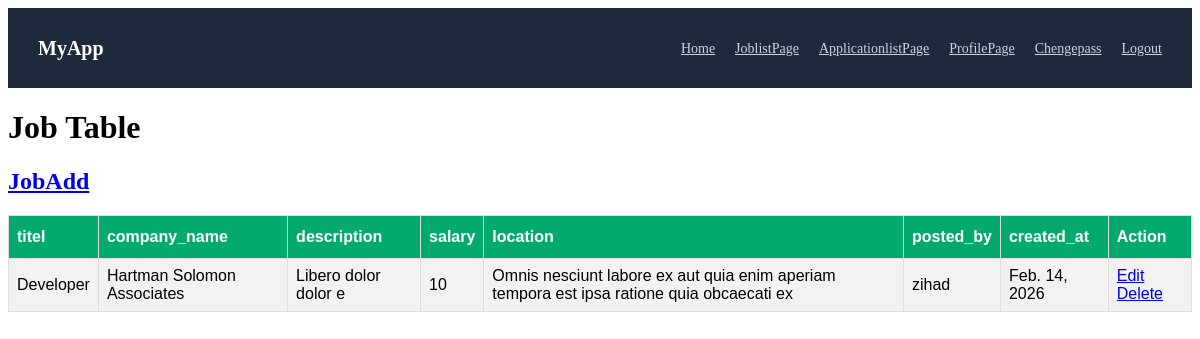
/Joblist/ (signed in), run on the app's committed database.
### myapp/models.py (models this page shows, shortened)
class JobModel(models.Model):
    titel=models.CharField(max_length=100,null=True)
    company_name=models.CharField(max_length=100,null=True)
    description=models.TextField(null=True)
    salary=models.IntegerField(null=True)
    location=models.CharField(max_length=200,null=True)
    posted_by=models.ForeignKey(UserModel,on_delete=models.CASCADE,null=True)
    created_at=models.DateField(auto_now_add=True)

class UserModel(AbstractUser):
    ROLES=[
        ('Job_Seeker','Job_Seeker'),
        ('Recruiter','Recruiter'),
    ]
    roles=models.CharField(choices=ROLES,max_length=100,null=True)
    def __str__(self):
        return self.username

### myapp/views.py (the view)
# urls.py: path('Joblist/',Joblist,name='Joblist'),
def Joblist(r):
    j_data=JobModel.objects.all()
    context={
        'j_data':j_data
    }
    return render (r,'Joblist.html',context)

### myapp/templates/joblist.html (shortened to what this page needs)
{% extends 'home.html' %}
{% block body %}
    <!DOCTYPE html>
<html>
<head>
</head>
<body>
<h1>Job Table</h1>
<h2><a href="{% url 'JobAdd' %}">JobAdd</a></h2>
<table>
  <tr>
    <th>titel</th>
    <th>company_name</th>
    <th>description</th>
    <th>salary</th>
    <th>location</th>
    <th>posted_by</th>
    <th>created_at</th>
    <th>Action</th>
  </tr>
  {% for i in j_data %}
    <tr>
        <td>{{i.titel}}</td>
        <td>{{i.company_name}}</td>
        <td>{{i.description}}</td>
        <td>{{i.salary}}</td>
        <td>{{i.location}}</td>
        <td>{{i.posted_by}}</td>
        <td>{{i.created_at}}</td>
        <td>
            <a href="{% url 'JobEdit' i.id %}">Edit</a>
            <a href="{% url 'JobDelete' i.id %}">Delete</a>
        </td>
    </tr>
  {% endfor %}
</table>
</body>
</html>
{% endblock body %}

### myapp/templates/joblist.html (style rules this page uses)
table { font-family: Arial, Helvetica, sans-serif; border-collapse: collapse; width: 100%; }
td, th { border: 1px solid #ddd; padding: 8px; }
tr:nth-child(even) { background-color: #f2f2f2; }
th { padding-top: 12px; padding-bottom: 12px; text-align: left; background-color: #04AA6D; color: white; }

### data on the page
JobModel: titel "Developer", company_name "Hartman Solomon Associates", description "Libero dolor dolor e", salary "10", location "Omnis nesciunt labore ex aut quia enim aperiam tempora est ipsa ratione quia obcaecati ex", posted_by "zihad", created_at "Feb. 14, 2026"
